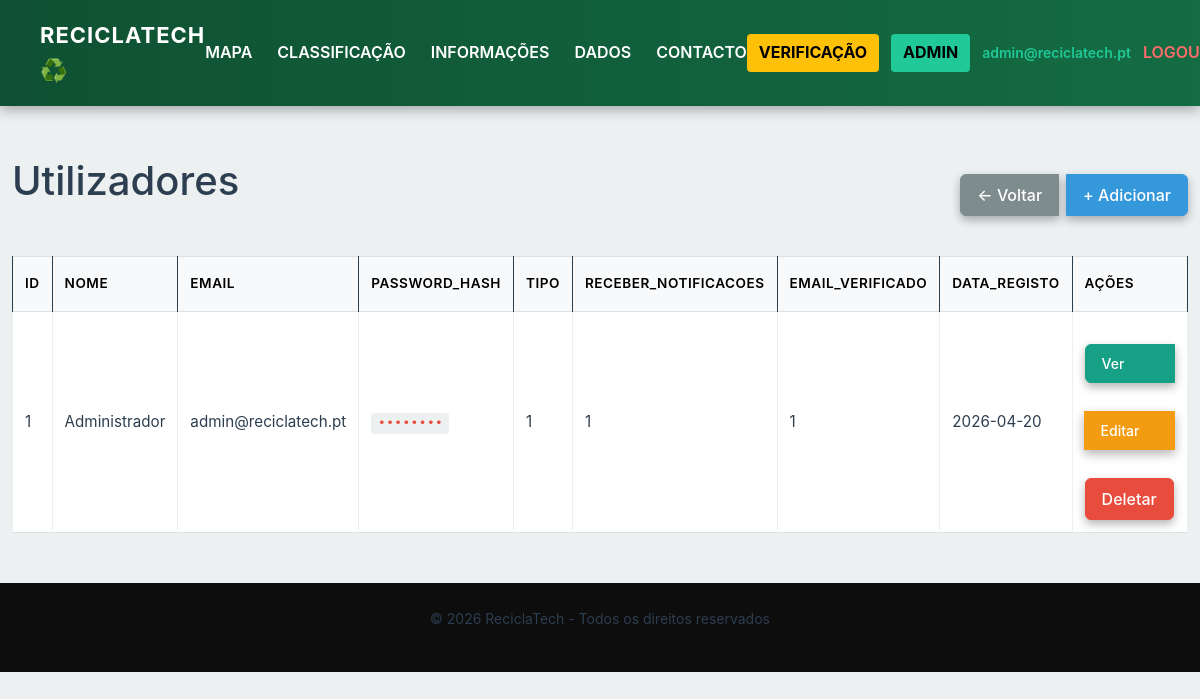
Page /admin/table/utilizadores (signed in) on the earlier database version.
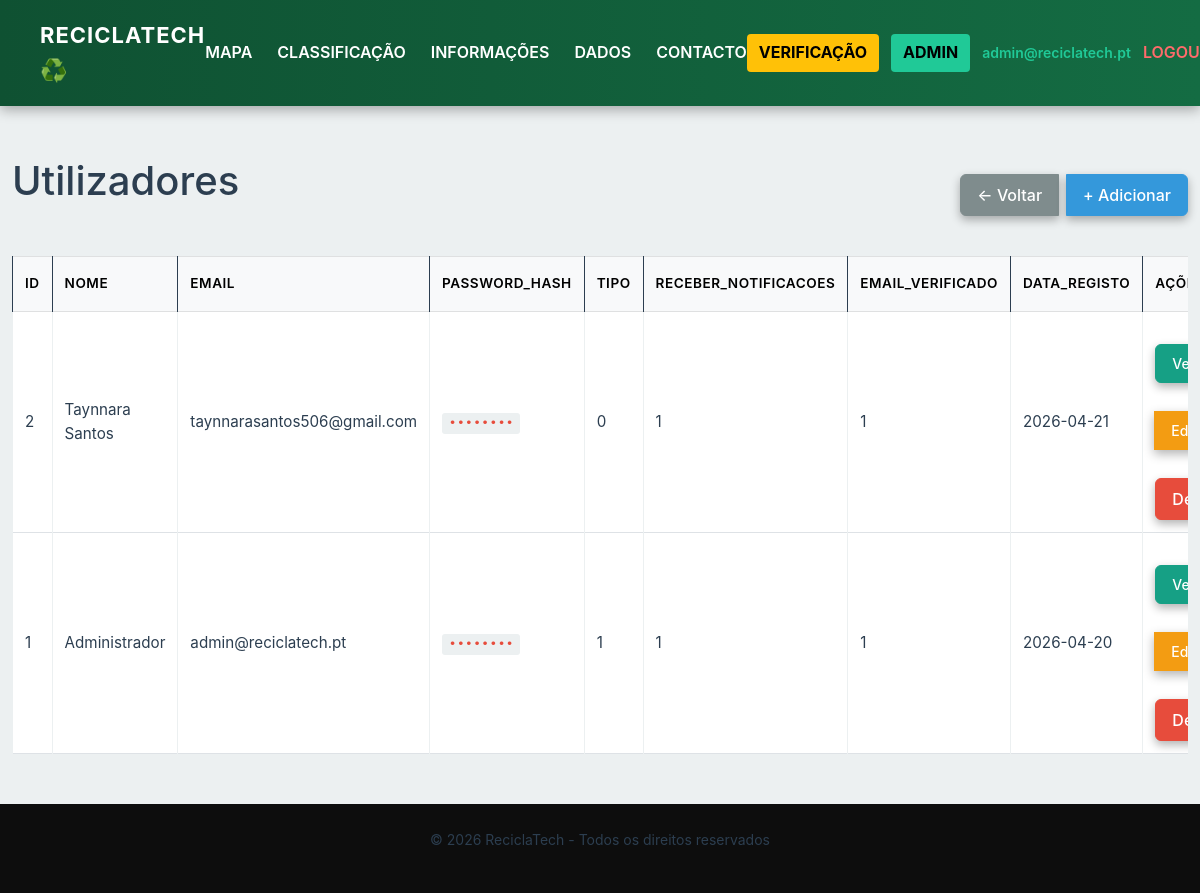
Same page on the later database version.
### tables this page shows
CREATE TABLE utilizadores (
                    id INTEGER PRIMARY KEY AUTOINCREMENT,
                    nome TEXT NOT NULL,
                    email TEXT UNIQUE NOT NULL,
                    password_hash TEXT NOT NULL,
                    tipo INTEGER NOT NULL DEFAULT 0 CHECK (tipo IN (0,1)),
                    receber_notificacoes INTEGER NOT NULL DEFAULT 1 CHECK (receber_notificacoes IN (0,1)),
                    email_verificado INTEGER NOT NULL DEFAULT 0,
                    data_registo DATETIME DEFAULT CURRENT_TIMESTAMP
                );

### routes/admin.py (the view)
@admin_route.route('/table/<table_name>', methods=['GET'])
@require_admin
def list_table(table_name):
    valid_tables = ['utilizadores', 'pontos', 'categorias', 'ponto_categorias']
    if table_name not in valid_tables:
        flash("Tabela inválida.", "danger")
        return redirect(url_for('admin.dashboard'))
    conn = conectar_db()
    cursor = conn.cursor()
    cursor.execute(f"PRAGMA table_info({table_name})")
    columns = cursor.fetchall()
    column_names = [col['name'] for col in columns]
    cursor.execute(f"PRAGMA table_info({table_name})")
    pk_column = None
    for col in cursor.fetchall():
        if col['pk'] != 0:  # pk=1 significa PRIMARY KEY
            if pk_column is None or col['pk'] < pk_column[1]:
                pk_column = (col['name'], col['pk'])
    if table_name == 'pontos':
        cursor.execute(f"SELECT * FROM {table_name} WHERE is_removed = 0 ORDER BY id DESC LIMIT 100")
    elif pk_column:
        cursor.execute(f"SELECT * FROM {table_name} ORDER BY {pk_column[0]} DESC LIMIT 100")
    else:
        cursor.execute(f"SELECT * FROM {table_name} LIMIT 100")
    rows = cursor.fetchall()
    conn.close()
    return render_template('admin/table_list.html',
                         table_name=table_name,
                         columns=column_names,
                         rows=rows,
                         pk_column=pk_column[0] if pk_column else 'id')

### routes/admin.py (called while the page is built)
def get_db_path():
    config = ServerConfig()
    return config.db_path

def conectar_db():
    conn = sqlite3.connect(get_db_path())
    conn.row_factory = sqlite3.Row
    conn.execute("PRAGMA foreign_keys = ON")
    return conn

def require_admin(f):
    @wraps(f)
    def decorated_function(*args, **kwargs):
        if 'user_id' not in session:
            flash("Você precisa estar autenticado.", "danger")
            return redirect(url_for('autenticar.login'))
        conn = conectar_db()
        cursor = conn.cursor()
        cursor.execute("SELECT tipo FROM utilizadores WHERE id = ?", (session['user_id'],))
        user = cursor.fetchone()
        conn.close()
        if not user or user['tipo'] != 1:
            flash("Acesso negado. Apenas administradores.", "danger")
            return redirect(url_for('home.home'))
        return f(*args, **kwargs)
    return decorated_function

### templates/admin/table_list.html (shortened to what this page needs)
{% extends "base.html" %}
{% block extra_css %}
<link rel="stylesheet" href="/css/admin.css">
{% endblock %}
{% block content %}
<div class="container-fluid mt-5">
    <div class="row mb-4">
        <div class="col-12">
            <div class="d-flex justify-content-between align-items-center mb-3">
                <div>
                    <h1>
                        {{ table_name | title | replace('_', ' ') }}
                    </h1>
                </div>
                <div class="btn-group" role="group">
                    <a href="{{ url_for('admin.dashboard') }}" class="btn btn-secondary">← Voltar</a>
                    <a href="{{ url_for('admin.add_record', table_name=table_name) }}" class="btn btn-primary">+ Adicionar</a>
                </div>
            </div>
        </div>
    </div>
    {% if rows %}
    <div class="table-responsive">
        <table class="table table-hover table-bordered">
            <thead class="table-light">
                <tr>
                    {% for col in columns %}
                        <th>{{ col | title }}</th>
                    {% endfor %}
                    <th style="width: 200px;">Ações</th>
                </tr>
            </thead>
            <tbody>
                {% for row in rows %}
                <tr>
                    {% for col in columns %}
                        <td>
                            {% if row[col] is none %}
                                <span class="text-muted">—</span>
                            {% elif col in ['data_criacao', 'data_registo'] %}
                                {{ row[col][:10] if row[col] else '—' }}
                            {% elif col == 'password_hash' %}
                                <code>••••••••</code>
                            {% elif col in ['latitude', 'longitude'] %}
                                {{ "%.4f"|format(row[col]) if row[col] else '—' }}
                            {% else %}
                                {{ row[col][:50] if (row[col] | string | length) > 50 else row[col] }}
                            {% endif %}
                        </td>
                    {% endfor %}
                    <td>
                        <div class="btn-group btn-group-sm" role="group">
                            <a href="{{ url_for('admin.view_record', table_name=table_name, record_id=row[pk_column]) }}"
                               class="btn btn-info" title="Ver">Ver</a>
                            <a href="{{ url_for('admin.edit_record', table_name=table_name, record_id=row[pk_column]) }}"
                               class="btn btn-warning" title="Editar">Editar</a>
                            <form method="POST" action="{{ url_for('admin.delete_record', table_name=table_name, record_id=row[pk_column]) }}"
                                  style="display:inline;" onsubmit="return confirm('Tem certeza que quer deletar este registro?');">
                                <button type="submit" class="btn btn-danger" title="Deletar">Deletar</button>
                            </form>
                        </div>
                    </td>
                </tr>
                {% endfor %}
            </tbody>
        </table>
    </div>
    {% else %}
    <div class="alert alert-info">
        <p>Nenhum registro encontrado. <a href="{{ url_for('admin.add_record', table_name=table_name) }}">Criar novo</a></p>
    </div>
    {% endif %}
</div>
{% endblock %}

### templates/base.html (shortened to what this page needs)
<!DOCTYPE html>
<html lang="pt">
<head>
    <link href="https://cdn.jsdelivr.net/npm/bootstrap@5.3.0/dist/css/bootstrap.min.css" rel="stylesheet">
    <link rel="stylesheet" href="/css/style.css">
    {% block extra_css %}{% endblock %}
</head>
<body>
    <header class="header">
        <a href="/" class="logo">RECICLATECH ♻️</a>
        <nav class="menu">
            <a href="/mapa/" {% if request.path == '/mapa/' or request.path == '/mapa' %}class="ativo"{% endif %}>MAPA</a>
            <a href="/classificacao" {% if request.path == '/classificacao' %}class="ativo"{% endif %}>CLASSIFICAÇÃO</a>
            <a href="/informacoes" {% if request.path == '/informacoes' %}class="ativo"{% endif %}>INFORMAÇÕES</a>
            <a href="/dados" {% if request.path == '/dados' %}class="ativo"{% endif %}>DADOS</a>
            <a href="/contacto" {% if request.path == '/contacto' %}class="ativo"{% endif %}>CONTACTO</a>
        </nav>
        <div class="auth" id="auth-area">
            {% if session.get('user_id') %}
                {% if session.get('email_pendente_verificacao') %}
                    <a href="/verificar-email" class="verificar">VERIFICAÇÃO</a>
                {% endif %}
                {% if session.get('usuario_tipo') == 1 or session.get('admin') %}
                    <a href="/admin/" class="admin" title="Painel de Admin">ADMIN</a>
                {% endif %}
                <span class="user-info">{{ session.get('user_email') or 'Utilizador' }}</span>
                <a href="/logout" class="logout">LOGOUT</a>
            {% else %}
                <a href="/login" class="login">Login</a>
                <a href="/registo" class="registar">Registar</a>
            {% endif %}
        </div>
    </header>
    {% block content %}{% endblock %}
    <footer class="footer">
        <p>© 2026 ReciclaTech - Todos os direitos reservados</p>
    </footer>
</body>
</html>

Differences in the rows shown:
added utilizadores: id "2" "Taynnara Santos" "taynnarasantos506@gmail.com" "0" "1" "1", data_registo "2026-04-21"
